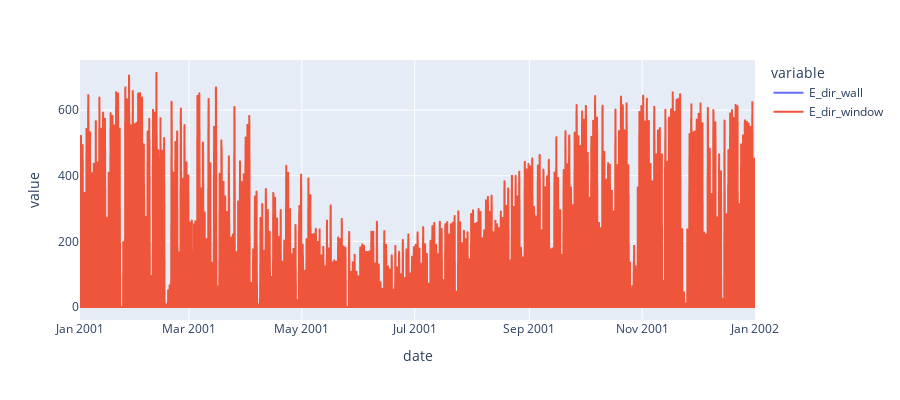

Notebook source saved alongside this figure:
### Code cell
import plotly.express as px

#fig = px.line(df_graph,x='date',y=['T_ext','T_z','T_s0','T_s1'],height=400)
fig = px.line(df_graph,x='date',y=['E_dir_wall','E_dir_window'],height=400)
fig.show()

### Figure 1 — Plotly figure (JSON) as saved in the notebook; plotly's stock layout.template omitted (floating-point values rounded to 4 significant figures; data arrays with more than 128 entries replaced by an {"elided": "..."} marker saying what was removed)
{"data": [{"hovertemplate": "variable=E_dir_wall<br>date=%{x}<br>value=%{y}<extra></extra>", "legendgroup": "E_dir_wall", "line": {"color": "#636efa", "dash": "solid"}, "marker": {"symbol": "circle"}, "mode": "lines", "name": "E_dir_wall", "showlegend": true, "type": "scattergl", "x": {"elided": "8760 str values"}, "xaxis": "x", "y": {"elided": "8760 float values"}, "yaxis": "y"}, {"hovertemplate": "variable=E_dir_window<br>date=%{x}<br>value=%{y}<extra></extra>", "legendgroup": "E_dir_window", "line": {"color": "#EF553B", "dash": "solid"}, "marker": {"symbol": "circle"}, "mode": "lines", "name": "E_dir_window", "showlegend": true, "type": "scattergl", "x": {"elided": "8760 str values"}, "xaxis": "x", "y": {"elided": "8760 float values"}, "yaxis": "y"}], "layout": {"height": 400, "legend": {"title": {"text": "variable"}, "tracegroupgap": 0}, "margin": {"t": 60}, "xaxis": {"anchor": "y", "domain": [0, 1], "title": {"text": "date"}}, "yaxis": {"anchor": "x", "domain": [0, 1], "title": {"text": "value"}}}}
